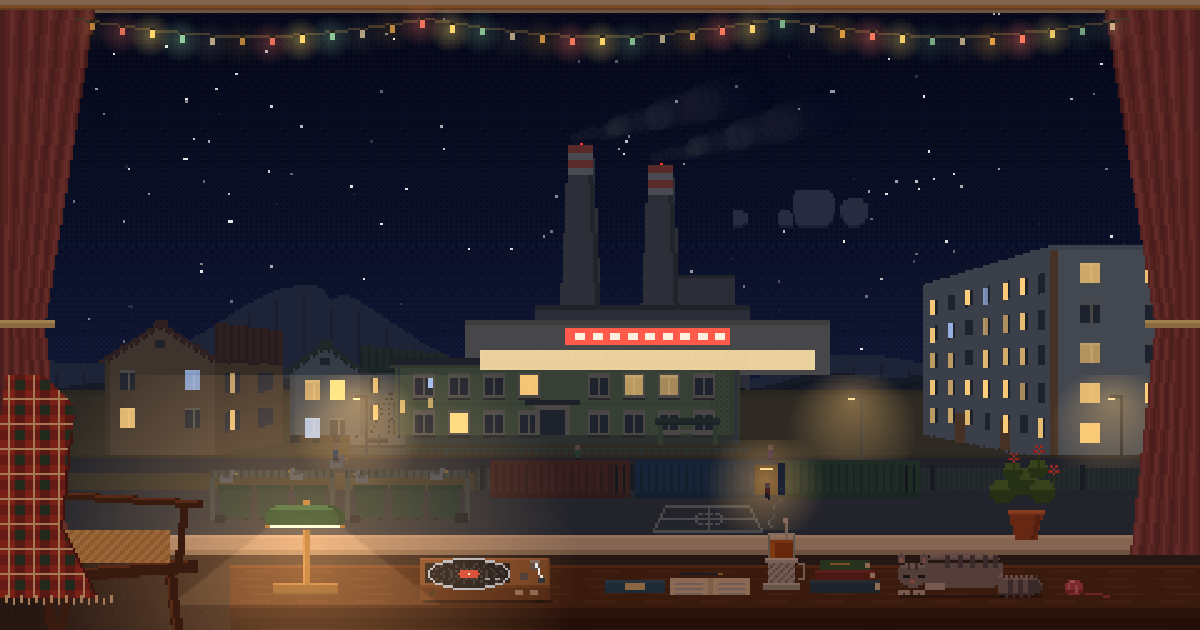
#> input picture site/img/og-anadyr.png, 1200 x 630 px, given in place of clip_kazan_0120.png, which was not available
$ python make_mts_pack.py ../site/img
#> lines starting #> are read from the running program, lines starting #| are printed output that depends on the picture; pictures that were not available may be replaced by others from this repository, and a replacement may not be noted
"""Пакет для МТС Маркетолога (реклама в Telegram): тексты, баннеры, видео, сводка → promo/mts/lofi-goroda-mts.zip.
Требования площадки: заголовок ≤ 40, текст ≤ 160 символов; баннер PNG/JPEG ≤ 5 МБ; видео MP4 ≤ 20 МБ, 3–60 с.
Кадры сцен берёт из записи tools/make_promo.py (FRAMES), ролики — из promo/."""
import csv
import shutil
import sys
import zipfile
from pathlib import Path

from PIL import Image

ROOT = Path(__file__).resolve().parents[1]
FRAMES = Path(sys.argv[1]) if len(sys.argv) > 1 else ROOT / "promo" / "frames"
OUT = ROOT / "promo" / "mts"
SITE = "https://lofi-goroda.ru"

ADS = [  # id, заголовок, текст, город-страница ('' — главная), баннер (кадр сцены), видео
    ("v1", "Лофи-радио с видом на город",
     "Уютная комната, лампа, кот и живое окно в 15 городов России. Настоящие время и погода. Бесплатно, без регистрации.",
     "", "kazan", "lofi-goroda-promo.mp4"),
    ("v2", "Северное сияние под лофи",
     "Мурманск, Казань, Владивосток: пиксельное окно в город и спокойная музыка для работы и учёбы. Бесплатно, в браузере.",
     "murmansk", "murmansk", "lofi-murmansk.mp4"),
    ("v3", "Фон для работы: лофи и город за окном",
     "Работайте под белую ночь Санкт-Петербурга или закат в Сочи. Таймер, звуки города, без рекламы и регистрации.",
     "piter", "piter", "lofi-piter.mp4"),
    ("v4", "Найдите тигра на сопке",
     "В каждом из 15 городов спрятаны секреты: тигр во Владивостоке, сияние в Мурманске. Лофи-радио, бесплатно.",
     "vladivostok", "vladivostok", "lofi-vladivostok.mp4"),
    ("v5", "Лофи-радио вашего города",
     "Выберите город от Калининграда до Иркутска и слушайте лофи под его настоящую погоду и время. Бесплатно.",
     "", "vologda", "lofi-vologda.mp4"),
]


SQUARE_CENTER = {'kazan': 225, 'vologda': 330, 'piter': 260, 'murmansk': 230, 'vladivostok': 255}


def link(ad_id, page):
    return f"{SITE}/{page + '/' if page else ''}?from=mts_{ad_id}"


errors = [f"{a[0]}: заголовок {len(a[1])} > 40" for a in ADS if len(a[1]) > 40]
errors += [f"{a[0]}: текст {len(a[2])} > 160" for a in ADS if len(a[2]) > 160]
if errors:
    sys.exit("Длины не проходят: " + "; ".join(errors))

if OUT.exists():
    shutil.rmtree(OUT)
(OUT / "banners").mkdir(parents=True)
(OUT / "video").mkdir()

for ad_id, _, _, _, scene, video in ADS:
    im = Image.open(FRAMES / f"clip_{scene}_0120.png").convert("RGB")       # 480×270, пиксели без размытия
    big = im.resize((1920, 1080), Image.NEAREST)
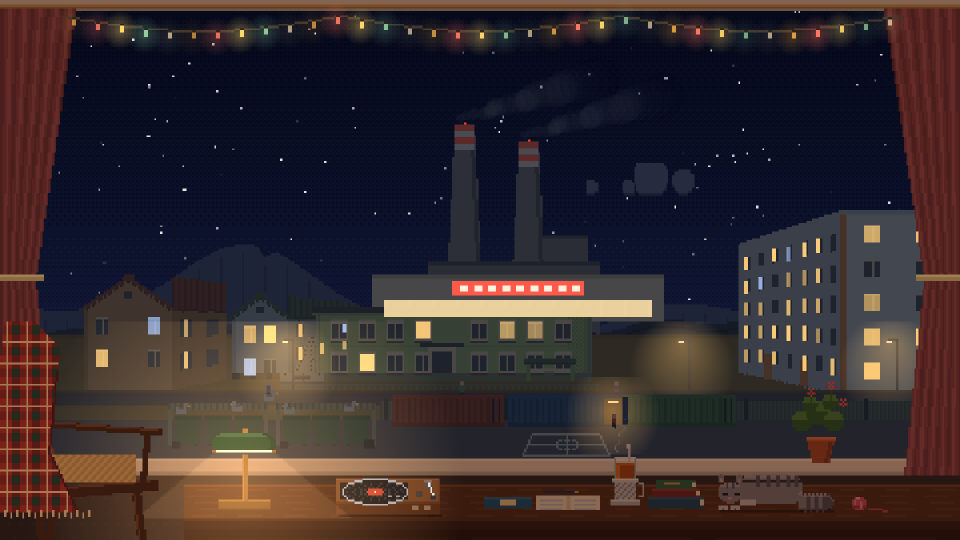
#> big: PIL image 1920x1080 RGB (shown at 1/2 size); mean R, G, B 54.5, 43.5, 45.9
    big.save(OUT / "banners" / f"{ad_id}-{scene}-16x9.png", optimize=True)
    big.save(OUT / "banners" / f"{ad_id}-{scene}-16x9.jpg", "JPEG", quality=92)  # МТС берёт JPEG
    cx = SQUARE_CENTER.get(scene, 240)                                        # главное в кадре — в центре квадрата
    sq = im.crop((cx - 135, 0, cx + 135, 270)).resize((1080, 1080), Image.NEAREST)
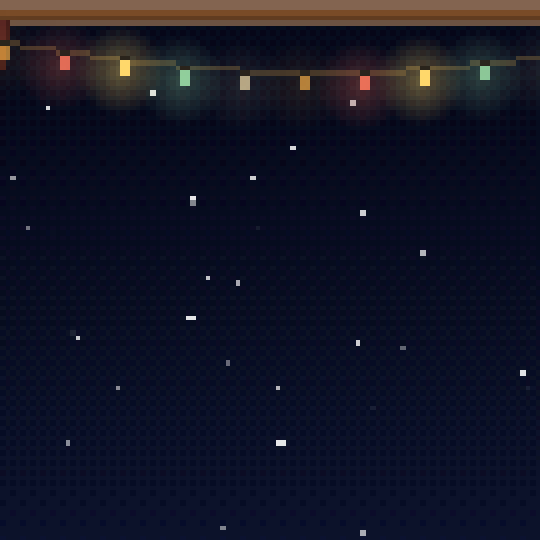
#> sq: PIL image 1080x1080 RGB (shown at 1/2 size); mean R, G, B 18.6, 20.5, 37.1
    sq.save(OUT / "banners" / f"{ad_id}-{scene}-1x1.png", optimize=True)
    shutil.copy2(ROOT / "promo" / video, OUT / "video" / f"{ad_id}-{video}")
#> pass 2 of the loop `for ad_id, _, _, _, scene, video in ADS:`:
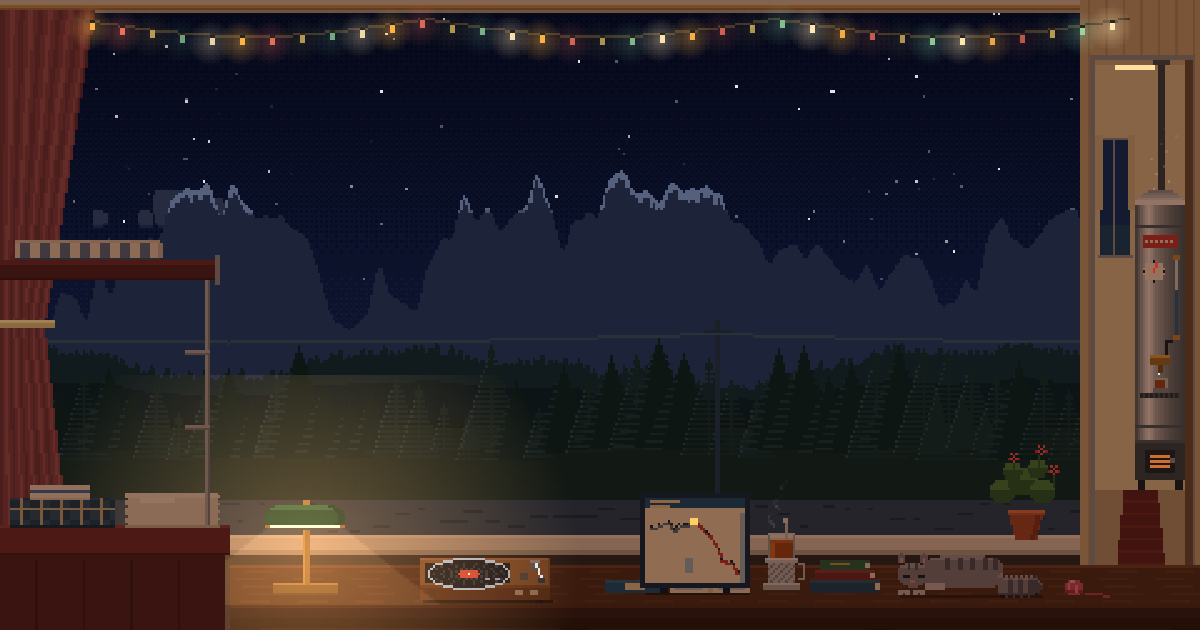
#> input picture site/img/og-bam.png, 1200 x 630 px, given in place of clip_murmansk_0120.png, which was not available
#> `big = im.resize((1920, 1080), Image.NEAREST)`:
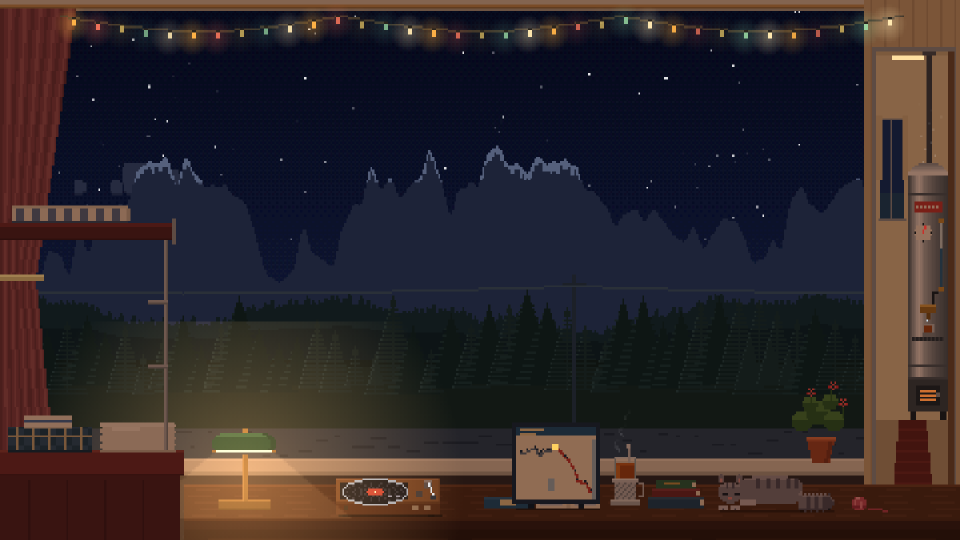
#> big: PIL image 1920x1080 RGB (shown at 1/2 size); mean R, G, B 47, 38.7, 41.5
#> `sq = im.crop((cx - 135, 0, cx + 135, 270)).resize((1080, 1080), Image...`:
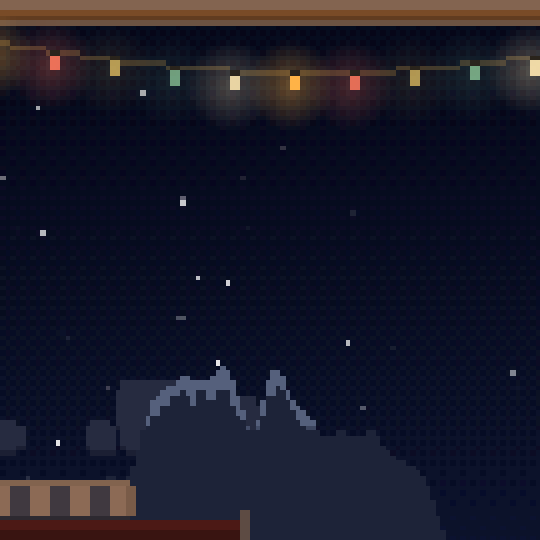
#> sq: PIL image 1080x1080 RGB (shown at 1/2 size); mean R, G, B 24.3, 24.7, 40.4
#> (the run stopped early here; a loop or call above may not have finished)
